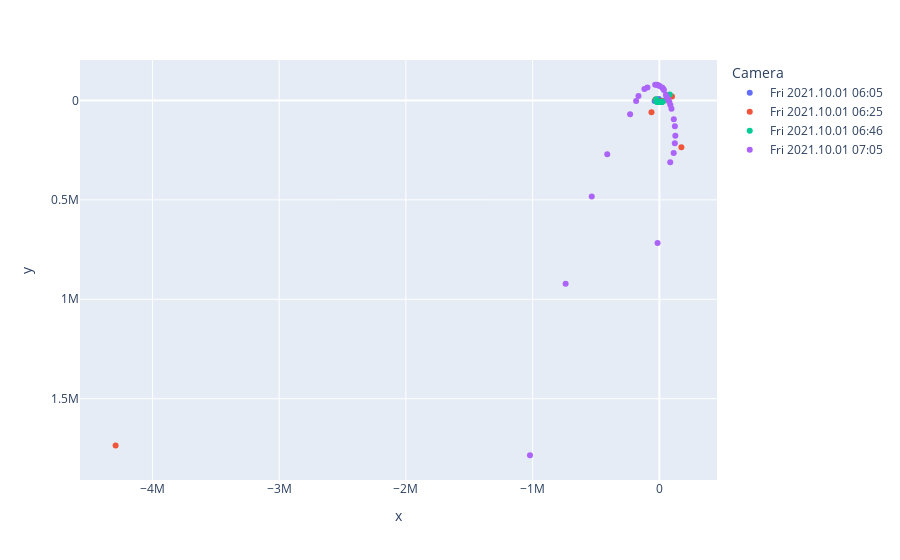

The notebook cell this image was saved under:
### Code cell
fig = px.scatter(data_points
	, x='x'
	, y='y'
	, hover_name='Laser'
	, hover_data=['Active beam captures']
	, color='Camera')
fig.update_yaxes(autorange="reversed")
fig.show()

### Figure 1 — Plotly figure (JSON) as saved in the notebook; plotly's stock layout.template omitted (floating-point values rounded to 4 significant figures)
{"data": [{"customdata": [[9], [9], [9], [9], [9], [9], [9], [9], [7], [5], [5], [6], [9], [9], [9], [9], [9], [9], [9], [8], [6], [9], [9]], "hovertemplate": "<b>%{hovertext}</b><br><br>Camera=Fri 2021.10.01 06:05<br>x=%{x}<br>y=%{y}<br>Active beam captures=%{customdata[0]}<extra></extra>", "hovertext": ["Laser 1", "Laser 3", "Laser 4", "Laser 5", "Laser 6", "Laser 7", "Laser 8", "Laser 10", "Laser 11", "Laser 12", "Laser 14", "Laser 15", "Laser 16", "Laser 17", "Laser 18", "Laser 19", "Laser 21", "Laser 24", "Laser 28", "Laser 36", "Laser 37", "Laser 38", "Laser 39"], "legendgroup": "Fri 2021.10.01 06:05", "marker": {"color": "#636efa", "symbol": "circle"}, "mode": "markers", "name": "Fri 2021.10.01 06:05", "orientation": "v", "showlegend": true, "type": "scatter", "x": [4132.0, 5507.0, 6176.0, 6745.0, 7285.0, 8019.0, 8601.0, 10030.0, 10800.0, 11710.0, 13210.0, 14420.0, 15330.0, 20460.0, 25080.0, 27610.0, -3811.0, -37090.0, -12550.0, -307.0, 422.8, 1139.0, 1837.0], "xaxis": "x", "y": [7955.0, 7905.0, 7906.0, 7895.0, 7880.0, 7848.0, 7814.0, 7687.0, 7592.0, 7488.0, 7178.0, 6966.0, 6779.0, 5614.0, 4158.0, 1776.0, -6658.0, 2402.0, 7021.0, 7927.0, 7950.0, 7968.0, 7985.0], "yaxis": "y"}, {"customdata": [[9], [9], [9], [9], [9], [9], [9], [9], [9], [9], [9], [9], [6], [7], [9], [9], [7], [9], [9], [7], [9], [8], [9], [9], [9], [9], [9], [9], [7], [9], [5], [6]], "hovertemplate": "<b>%{hovertext}</b><br><br>Camera=Fri 2021.10.01 06:25<br>x=%{x}<br>y=%{y}<br>Active beam captures=%{customdata[0]}<extra></extra>", "hovertext": ["Laser 1", "Laser 3", "Laser 4", "Laser 5", "Laser 6", "Laser 7", "Laser 8", "Laser 10", "Laser 11", "Laser 12", "Laser 13", "Laser 14", "Laser 15", "Laser 16", "Laser 17", "Laser 18", "Laser 19", "Laser 21", "Laser 22", "Laser 23", "Laser 24", "Laser 28", "Laser 29", "Laser 31", "Laser 32", "Laser 33", "Laser 34", "Laser 35", "Laser 36", "Laser 37", "Laser 38", "Laser 39"], "legendgroup": "Fri 2021.10.01 06:25", "marker": {"color": "#EF553B", "symbol": "circle"}, "mode": "markers", "name": "Fri 2021.10.01 06:25", "orientation": "v", "showlegend": true, "type": "scatter", "x": [27730.0, 53610.0, 99690.0, -4291000.0, -62300.0, 173900.0, -29670.0, -14420.0, -11260.0, -9562.0, -7439.0, -6158.0, -5128.0, -4114.0, -1632.0, -1022.0, -308.3, 1248.0, 1866.0, 2494.0, 3238.0, 5878.0, 6569.0, 8039.0, 8736.0, 9345.0, 10050.0, 10790.0, 11840.0, 13020.0, 14600.0, 16610.0], "xaxis": "x", "y": [3868.0, -3498.0, -19430.0, 1736000.0, 59650.0, 235800.0, -4903.0, 5254.0, 6117.0, 6571.0, 6804.0, 6917.0, 7064.0, 7175.0, 7431.0, 7454.0, 7454.0, 7407.0, 7398.0, 7366.0, 7327.0, 7143.0, 7096.0, 6966.0, 6883.0, 6821.0, 6746.0, 6683.0, 6593.0, 6454.0, 6260.0, 5997.0], "yaxis": "y"}, {"customdata": [[7], [9], [9], [9], [9], [9], [9], [9], [9], [9], [9], [9], [8], [6], [8], [8], [8], [8], [9], [9], [9], [9], [9], [9], [9], [8], [7], [5]], "hovertemplate": "<b>%{hovertext}</b><br><br>Camera=Fri 2021.10.01 06:46<br>x=%{x}<br>y=%{y}<br>Active beam captures=%{customdata[0]}<extra></extra>", "hovertext": ["Laser 5", "Laser 6", "Laser 7", "Laser 8", "Laser 10", "Laser 11", "Laser 12", "Laser 13", "Laser 14", "Laser 15", "Laser 16", "Laser 17", "Laser 18", "Laser 19", "Laser 21", "Laser 22", "Laser 23", "Laser 24", "Laser 29", "Laser 31", "Laser 32", "Laser 33", "Laser 34", "Laser 35", "Laser 36", "Laser 37", "Laser 38", "Laser 39"], "legendgroup": "Fri 2021.10.01 06:46", "marker": {"color": "#00cc96", "symbol": "circle"}, "mode": "markers", "name": "Fri 2021.10.01 06:46", "orientation": "v", "showlegend": true, "type": "scatter", "x": [-1063.0, -379.3, 515.7, 1257.0, 2884.0, 3683.0, 4468.0, 5268.0, 5903.0, 6762.0, 7521.0, 10630.0, 12010.0, 13400.0, 17140.0, 19860.0, 22840.0, 27740.0, 81900.0, -24920.0, -24290.0, -20590.0, -18430.0, -15770.0, -14890.0, -13240.0, -11680.0, -10130.0], "xaxis": "x", "y": [8241.0, 8234.0, 8211.0, 8179.0, 8088.0, 8026.0, 7974.0, 7895.0, 7830.0, 7764.0, 7716.0, 7566.0, 7464.0, 7339.0, 6876.0, 6561.0, 6099.0, 5266.0, -29640.0, -5497.0, 1853.0, 4712.0, 6029.0, 6932.0, 7475.0, 7795.0, 7996.0, 8142.0], "yaxis": "y"}, {"customdata": [[9], [9], [9], [7], [8], [7], [8], [8], [7], [8], [8], [8], [8], [7], [7], [6], [7], [8], [4], [4], [8], [7], [7], [8], [8], [8], [8], [8], [8], [9]], "hovertemplate": "<b>%{hovertext}</b><br><br>Camera=Fri 2021.10.01 07:05<br>x=%{x}<br>y=%{y}<br>Active beam captures=%{customdata[0]}<extra></extra>", "hovertext": ["Laser 1", "Laser 3", "Laser 4", "Laser 5", "Laser 6", "Laser 7", "Laser 8", "Laser 10", "Laser 11", "Laser 12", "Laser 13", "Laser 14", "Laser 15", "Laser 16", "Laser 17", "Laser 18", "Laser 19", "Laser 21", "Laser 22", "Laser 23", "Laser 24", "Laser 28", "Laser 29", "Laser 31", "Laser 32", "Laser 34", "Laser 36", "Laser 37", "Laser 38", "Laser 39"], "legendgroup": "Fri 2021.10.01 07:05", "marker": {"color": "#ab63fa", "symbol": "circle"}, "mode": "markers", "name": "Fri 2021.10.01 07:05", "orientation": "v", "showlegend": true, "type": "scatter", "x": [-14220.0, 85830.0, 113200.0, 121800.0, 126100.0, 122400.0, 114100.0, 95700.0, 86900.0, 78950.0, 68860.0, 62120.0, 56480.0, 51730.0, 36010.0, 29260.0, 21470.0, 1378.0, -8679.0, -19350.0, -33080.0, -94160.0, -118000.0, -164900.0, -183300.0, -230800.0, -411200.0, -533600.0, -739500.0, -1021000.0], "xaxis": "x", "y": [717400.0, 310300.0, 265000.0, 215300.0, 177300.0, 129400.0, 95040.0, 41300.0, 22630.0, 7943.0, -4156.0, -11820.0, -20750.0, -28020.0, -52960.0, -59630.0, -65090.0, -72000.0, -76410.0, -78370.0, -78880.0, -65550.0, -57490.0, -22160.0, 3319.0, 68930.0, 270600.0, 483300.0, 922500.0, 1784000.0], "yaxis": "y"}], "layout": {"legend": {"title": {"text": "Camera"}, "tracegroupgap": 0}, "margin": {"t": 60}, "xaxis": {"anchor": "y", "domain": [0, 1], "title": {"text": "x"}}, "yaxis": {"anchor": "x", "autorange": "reversed", "domain": [0, 1], "title": {"text": "y"}}}}
